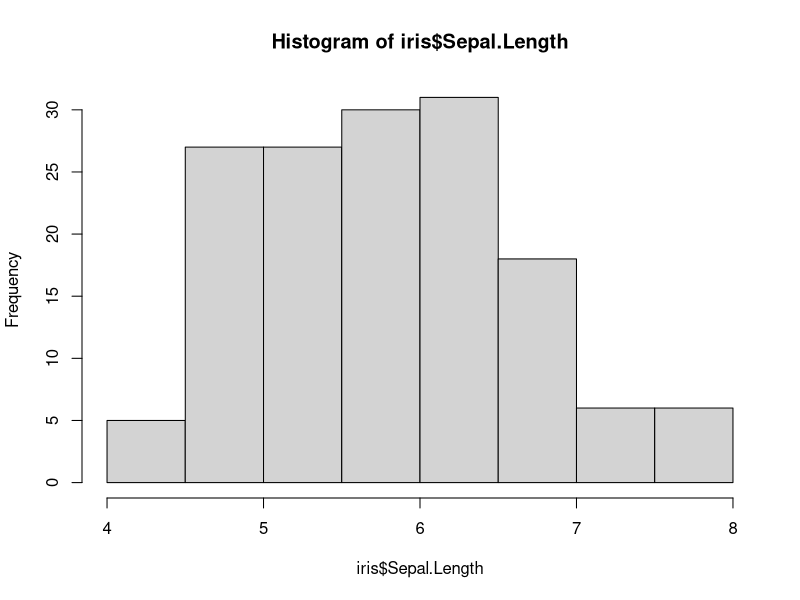
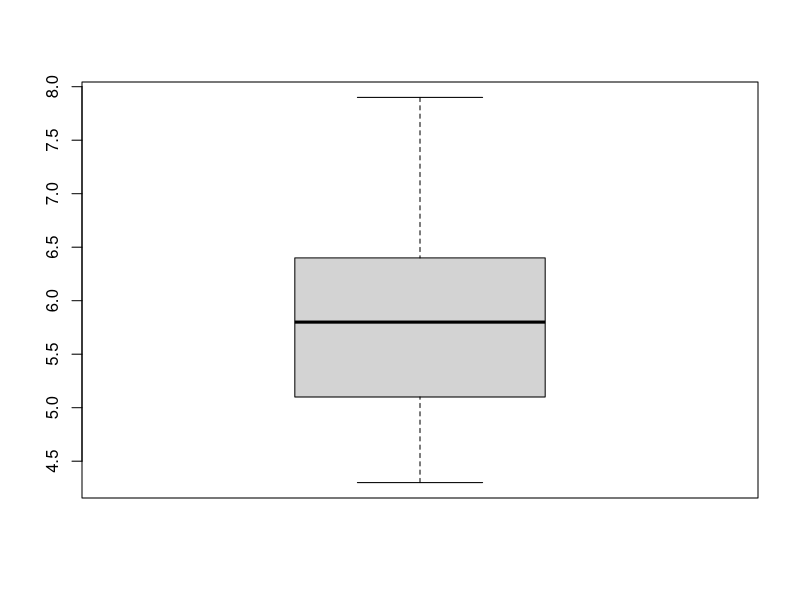
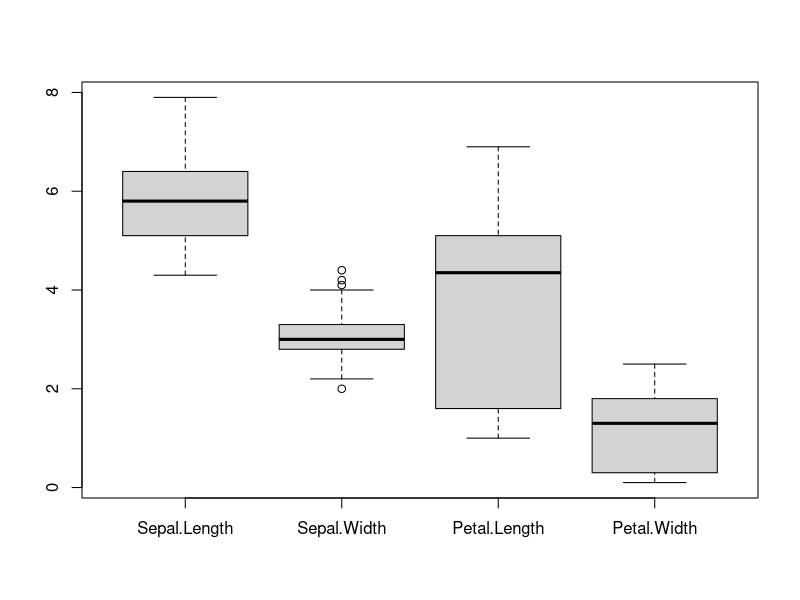

Here is the R script that generated these plots, in order:
library("datasets")
data("iris")
names(iris)
str(iris)
dim(iris)
max(iris$Sepal.Length)
min(iris$Sepal.Length)
sd(iris$Sepal.Length)
var(iris$Sepal.Length)
range(iris$Sepal.Length)
mean(iris$Sepal.Length)
apply(iris[1:4], MARGIN=2, quantile)  
quantile(iris$Sepal.Length)
hist(iris$Sepal.Length)
boxplot(iris$Sepal.Length)
boxplot(iris[,-5])
